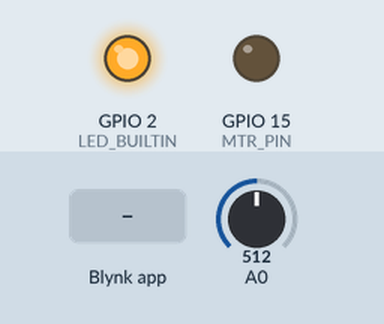
Simulated run of this sketch. Board: ESP8266 (NodeMCU). On the bench: output pins drawn as LEDs (lit = HIGH, except the on-board LED, lit = LOW). The inputs (shaded band) are chosen by the test bench; at power-on: A0 = 512. WiFi joins after 1.5 s; servers stay silent unless stated.

Above: at 0.1 s.
At 3.0 s:
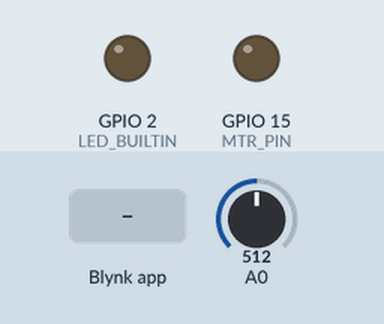
3.1 s: Blynk app writes 1 to V1
At 5.1 s:
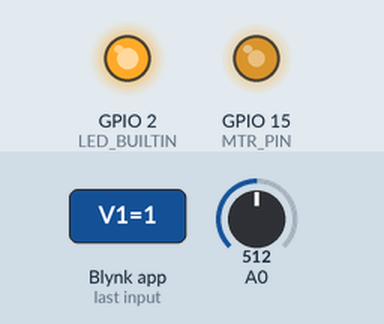
Timing chart, 0 to 6.6 s (numbered marks = the images above; inputs shaded):
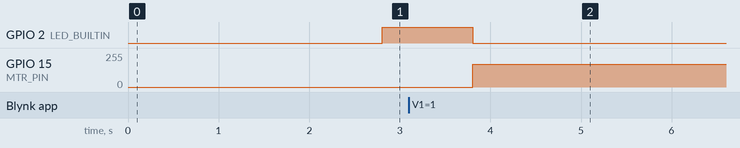

The sketch:

iot_hidroponik.ino
```cpp
#define BLYNK_PRINT Serial
#define MTR_PIN 15

#include <ESP8266WiFi.h>
#include <BlynkSimpleEsp8266.h>

// Blynk Authentication
char auth[] = "Your Authentication Token";
char ssid[] = "Your SSID";
char pass[] = "Your Password";

bool motor = 0, tblmotor = 0;
int TDS_threshold;
float Temp = 25.0;
float cc = 1.0 + 0.02 * (Temp - 25);

// This function will be called every time Slider Widget
// in Blynk app writes values to the Virtual Pin 1
BlynkTimer timer;
WidgetLED led_mtr(V2);

BLYNK_WRITE(V1)
{
  int pinValue = param.asInt();
  tblmotor = pinValue;
}

BLYNK_WRITE(V4)
{
  int pinValue = param.asInt();
  TDS_threshold = pinValue;
}


void myTimerEvent() {

  float av = analogRead(A0);
  float v = av * 1 / 1024.0;
  float tds = (133.42 * v * v * v - 255.86 * (v * v) + 857.39 * v) * 8.8;

  if (tds < TDS_threshold) {
    led_mtr.on();
    digitalWrite(LED_BUILTIN, LOW);
    analogWrite(MTR_PIN, 680);
    delay(2500);
    led_mtr.off();
    digitalWrite(LED_BUILTIN, HIGH);
    analogWrite(MTR_PIN, 0);
    delay(15000);
  } else {
    led_mtr.off();
    digitalWrite(LED_BUILTIN, HIGH);
    analogWrite(MTR_PIN, 0);
  }

  while (tblmotor) {
    led_mtr.on();
    digitalWrite(LED_BUILTIN, LOW);
    analogWrite(MTR_PIN, 680);
  }

  Blynk.virtualWrite(V5, tds);
}

void setup() {
  Serial.begin(9600);
  pinMode(A0, INPUT);
  pinMode(LED_BUILTIN, OUTPUT);
  Blynk.begin(auth, ssid, pass);
  timer.setInterval(1000L, myTimerEvent);
}

void loop() {
  Blynk.run();
  timer.run();
}
```

Measured:
- after the input at 3.1 s, GPIO 2 (LED_BUILTIN): HIGH → LOW after 0.70 s; GPIO 15 (MTR_PIN): 0/255 → 169/255 after 0.70 s
